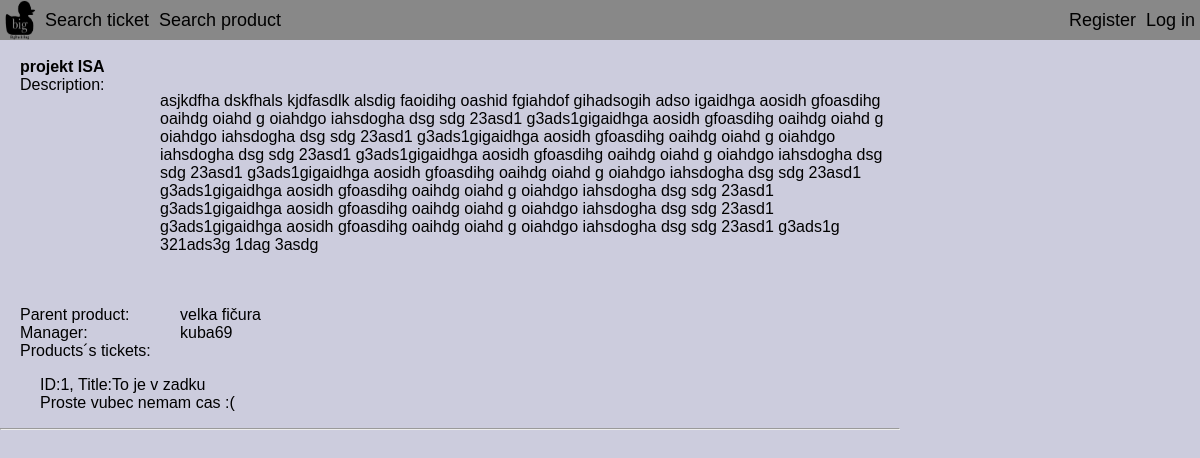
The app's page /product.php?id=3 with its own data.
### tables this page shows
create table Products(productID int not null auto_increment, product_name text not null, description text, parent_product int, manager int not null,
    primary key (productID),
    foreign key (parent_product) references Products(productID) on delete cascade, 
    foreign key (manager) references Persons(personID));

create table Persons(personID int not null auto_increment, username varchar(64) not null, name varchar(64) not null, surname varchar(128) not null, role ENUM("customer", "worker", "manager", "senior manager", "admin"), password varchar(128),
    primary key (personID));

create table Tickets(ticketID int not null auto_increment, title varchar(128) not null, info text, state ENUM("pending", "in progress", "solved", "canceled", "refused", "retired") not null, date_posted date not null, author int not null, product int not null, 
    primary key (ticketID), 
    foreign key (author) references Persons(personID) on delete cascade,
    foreign key (product) references Products(productID) on delete cascade);

### php/Database.php (called while the page is built, shortened)
<?php
class Database
{
     private $host = 'localhost';
     private $dbName = 'xberan43';
     private $username = 'xberan43';
     private $password = 'i7ezingi';
    public function getConnection()
    {
        $this->connection = null;
        try
        {
            $this->connection = new PDO("mysql:host=" . $this->host . ";dbname=" . $this->dbName, $this->username, $this->password);
            $this->connection->exec("set names utf8");
            $this->connection->setAttribute(PDO::ATTR_ERRMODE, PDO::ERRMODE_EXCEPTION);
        }
        catch (PDOException $e)
        {
            echo "Connection error: " . $e->getMessage();
        }
        return $this->connection;
    }
}
?>

### php/model/Product.php (called while the page is built, shortened)
<?php
include_once "DatabaseObject.php";
class Product extends DatabaseObject
{
    protected static $table_name = "Products";
    public static function getByID($id, $dbConnection)
    {
        try
        {
            $stmt = $dbConnection->prepare("select productID, product_name, description from " . self::$table_name . " where productID = ?");
            $stmt->execute([$id]);
            $row = $stmt->fetch();
        }
        catch (\PDOException $e)
        {
            return null;
        }
        $product = new Product($dbConnection);
        $product->id = $id;
        $product->name = $row['product_name'];
        $product->description = $row["description"];
        return $product;
    }
    public function loadModels()
    {
        try
        {
            $stmt = $this->connection->prepare("select parent_product, manager from " . self::$table_name . " where productID = ?");
            $stmt->execute([$this->id]);
            $row = $stmt->fetch();
        }
        catch (\PDOException $e)
        {
            return false;
        }
        $this->manager = Person::getByID($row['manager'], $this->connection);
        $this->parent_product = Product::getByID($row['parent_product'], $this->connection);
        return true;
    }
}

### php/model/Person.php (called while the page is built, shortened)
<?php
include_once "DatabaseObject.php";
class Person extends DatabaseObject
{
    protected static $table_name = "Persons";
    public static function getByID($id, $dbConnection)
    {
        try
        {
            $stmt = $dbConnection->prepare("select personID, username, name, surname, role, password from " . self::$table_name . " where personID = ?");
            $stmt->execute([$id]);
            $row = $stmt->fetch();
        }
        catch (\PDOException $e)
        {
            echo "exception1";
            return null;
        }
        $person = new Person($dbConnection);
        $person->id = $id;
        $person->username = $row['username'];
        $person->name = $row['name'];
        $person->surname = $row['surname'];
        $person->password = $row['password'];
        $person->role = $row['role'];
        return $person;
    }
}

### php/model/DatabaseObject.php (called while the page is built, shortened)
<?php
abstract class DatabaseObject
{
    public function __construct($dbConnection)
    {
        $this->connection = $dbConnection;
    }
    protected function AddPercentageChars($str)
    {
        return "%" . $str . "%";
    }
}

### php/model/Ticket.php (called while the page is built, shortened)
<?php
include_once "DatabaseObject.php";
class Ticket extends DatabaseObject
{
    protected static $table_name = "Tickets";
    public $title;
    public $info;
    public $state;
    public $date_posted;
    public $author;
    public $product;
    public function findInDb()
    {
        try
        {
            $stmt = $this->connection->prepare(
                "SELECT * FROM " . self::$table_name . " WHERE title like ? and info like ? and state like ? and date_posted like ? and author like ? and product like ?");
            $stmt->execute([$this->AddPercentageChars($this->title),
                $this->AddPercentageChars($this->info),
                $this->AddPercentageChars($this->state),
                $this->AddPercentageChars($this->date_posted),
                $this->AddPercentageChars($this->author == null ? "" : $this->author->id),
                $this->AddPercentageChars($this->product == null ? "" : $this->product->id)]);
        }
        catch (\PDOException $e)
        {
            return null;
        }
        $foundObjects = array();
        while($row = $stmt->fetch())
        {
            $foundTicket = new Ticket($this->connection);
            $foundTicket->title = $row['title'];
            $foundTicket->id = $row['ticketID'];
            $foundTicket->info = $row['info'];
            $foundTicket->state = $row['state'];
            $foundTicket->date_posted = $row['date_posted'];
            array_push($foundObjects, $foundTicket);
        }
        return $foundObjects;
    }
}

### product.php (the view, shortened to what this page needs)
<!DOCTYPE HTML>
<html>
<head>
    <link type="text/css" rel="stylesheet" href="style.css">
</head>
<body>
<header>
    <ul>
        <?php
        include_once "CustomElements.php";
        ?>
    </ul>
</header>
<br>
<div class="main">
    <?php
    include_once "php/Database.php";
    include_once "php/model/Product.php";
    include_once "php/model/Person.php";
    include_once "php/model/Ticket.php";
    $db = new Database();
    $db->getConnection();
    if (isset($_POST["submit"])){
        $product =  new model\Product($db->connection);
        if(isset($_POST["id"]))
        {
            $product->id = $_POST["id"];
        }
        $product->name = $_POST["productname"];
        $product->description = $_POST["description"];
        if($_POST["manager"] != null)
        {
            $product->manager = new \model\Person($db->connection);
            $product->manager->id = $_POST["manager"];
        }
        else
        {
            $product->manager = null;
        }
        if($_POST["parent"] != null)
        {
            echo $_POST["parent"];
            $product->parent_product = new \model\Product($db->connection);
            $product->parent_product->id = $_POST["parent"];
        }
        if($product->name == null or $product->manager == null)
        {
            echo "Vratte se tlacitkem zpet a vyplnte vsechny udaje prosim. \n";
            exit();
        }
        if(isset($_POST["id"]))
        {
            echo $product->id;
            echo $product->name;
            echo $product->parent_product == null ? "" : $product->parent_product->id;
            echo $product->description;
            echo $product->manager->name;
            if ($product->save())
                echo "Zmeny byly ulozeny\n";
            else
                echo "fuck";
        }
        else
        {
            $same_name = \model\Product::getByName($product->name, $db->connection);
            if ($same_name == null)
            {
                if(!$product->save())
                    echo "fuck";
                else
                    echo "Produkt zapsan uspesne. :)\n";
                exit();
            }
            else
            {
                echo "Produkt stejneho jmena jiz existuje. vyberte prosim jine jmeno \n";
            }
        }
    }
    else if (isset($_GET["id"])){
        $current_product = \model\Product::getByID($_GET["id"], $db->connection);
        if(!$current_product->loadModels())
        {
            echo "Nepodarilo se nacist cizi modely\n";
        }
        echo "<label class='title'>$current_product->name</label><br>";
        echo "<label class='info'>Description: </label>";
        echo"<p class='description' >$current_product->description asjkdfha dskfhals kjdfasdlk alsdig faoidihg oashid fgiahdof gihadsogih adso igaidhga aosidh gfoasdihg oaihdg oiahd g oiahdgo iahsdogha dsg sdg 23asd1 g3ads1gigaidhga aosidh gfoasdihg oaihdg oiahd g oiahdgo iahsdogha dsg sdg 23asd1 g3ads1gigaidhga aosidh gfoasdihg oaihdg oiahd g oiahdgo iahsdogha dsg sdg 23asd1 g3ads1gigaidhga aosidh gfoasdihg oaihdg oiahd g oiahdgo iahsdogha dsg sdg 23asd1 g3ads1gigaidhga aosidh gfoasdihg oaihdg oiahd g oiahdgo iahsdogha dsg sdg 23asd1 g3ads1gigaidhga aosidh gfoasdihg oaihdg oiahd g oiahdgo iahsdogha dsg sdg 23asd1 g3ads1gigaidhga aosidh gfoasdihg oaihdg oiahd g oiahdgo iahsdogha dsg sdg 23asd1 g3ads1gigaidhga aosidh gfoasdihg oaihdg oiahd g oiahdgo iahsdogha dsg sdg 23asd1 g3ads1g 321ads3g 1dag 3asdg   </p><br>";
        echo"<br>";
        $parent_product_name = $current_product->parent_product == null? "" : $current_product->parent_product->name;
        echo "<label class='info'>Parent product:</label><label class='info'>$parent_product_name</label><br>";
        $username = $current_product->manager->username;
        echo "<label class='info'>Manager:</label><label class='info'>$username</label><br>";
        echo "<label class='info'>Products´s tickets:</label><br>";
        $ticket = new \model\Ticket($db->connection);
        $ticket->product = $current_product;
        $tickets = $ticket->findInDb();
        if($tickets != null)
        {
            foreach ($tickets as $ticket) {
                print_ticket($ticket);
            }
        }
    }
    function print_ticket($tik)
    {
        echo "<a href=\"ticket.php?id=$tik->id\">";
        echo "<div class=\"ticket\">";
        echo "<ul>";
        echo "ID:$tik->id, Title:$tik->title<br>";
        echo "$tik->info";
        echo "</ul>";
        echo "</div>";
        echo"<hr>";
        echo "</a>";
    }
    ?>
</div>
</body>
</html>

### style.css (style rules this page uses)
body { background-color: #ccccdd; background-repeat: no-repeat; background-attachment: fixed; background-position: center; color: black; position: relative; margin: 0px 0px; }
header { color: black; font-family: Helvetica; }
header ul { background-color: #888888; width: 100%; position: fixed; margin: 0px 0px; padding: 0px 0px; list-style-type: none; }
ul { list-style-type: none; }
a { color: inherit; text-decoration: none; }
.main { font-family: Helvetica; float: left; padding: 40px 0px; width: 75%; }
label { white-space: nowrap; display: inline-block; width: 140px; float: left; margin-left: 20px; }
.info { white-space: nowrap; display: inline-block; width: 140px; float: left; margin-left: 20px; word-wrap: break-word; }
.description { margin-left:160px; }
.title { font-weight: bold; font-size: 100%; }

### records on screen
products: product_name "projekt ISA"
products: product_name "velka fičura"
persons: username "kuba69"
tickets: ticketID "1", title "To je v zadku", info "Proste vubec nemam cas :("
